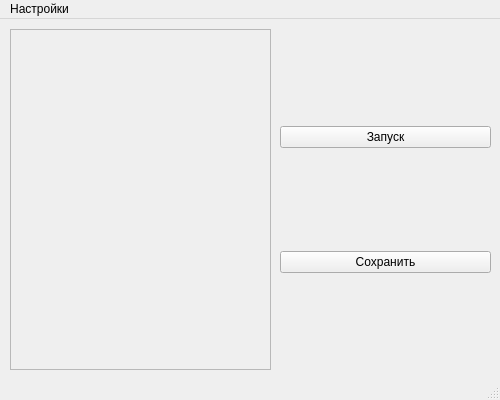
<?xml version="1.0" encoding="UTF-8"?>
<ui version="4.0">
 <class>MainWindow</class>
 <widget class="QMainWindow" name="MainWindow">
  <property name="windowModality">
   <enum>Qt::WindowModality::NonModal</enum>
  </property>
  <property name="geometry">
   <rect>
    <x>0</x>
    <y>0</y>
    <width>500</width>
    <height>400</height>
   </rect>
  </property>
  <property name="sizePolicy">
   <sizepolicy hsizetype="Fixed" vsizetype="Fixed">
    <horstretch>0</horstretch>
    <verstretch>0</verstretch>
   </sizepolicy>
  </property>
  <property name="minimumSize">
   <size>
    <width>500</width>
    <height>400</height>
   </size>
  </property>
  <property name="maximumSize">
   <size>
    <width>500</width>
    <height>400</height>
   </size>
  </property>
  <property name="windowTitle">
   <string>KS Intercept</string>
  </property>
  <widget class="QWidget" name="centralwidget">
   <widget class="QWidget" name="verticalLayoutWidget">
    <property name="geometry">
     <rect>
      <x>280</x>
      <y>10</y>
      <width>211</width>
      <height>341</height>
     </rect>
    </property>
    <layout class="QVBoxLayout" name="buttonsLayout">
     <item>
      <widget class="QPushButton" name="proxyButton">
       <property name="text">
        <string>Запуск</string>
       </property>
       <property name="autoDefault">
        <bool>false</bool>
       </property>
       <property name="default">
        <bool>false</bool>
       </property>
       <property name="flat">
        <bool>false</bool>
       </property>
      </widget>
     </item>
     <item>
      <widget class="QPushButton" name="saveButton">
       <property name="text">
        <string>Сохранить</string>
       </property>
      </widget>
     </item>
    </layout>
   </widget>
   <widget class="QFrame" name="frame">
    <property name="geometry">
     <rect>
      <x>10</x>
      <y>10</y>
      <width>261</width>
      <height>341</height>
     </rect>
    </property>
    <property name="frameShape">
     <enum>QFrame::Shape::StyledPanel</enum>
    </property>
    <property name="frameShadow">
     <enum>QFrame::Shadow::Raised</enum>
    </property>
    <widget class="QScrollArea" name="scrollArea">
     <property name="geometry">
      <rect>
       <x>0</x>
       <y>0</y>
       <width>261</width>
       <height>341</height>
      </rect>
     </property>
     <property name="widgetResizable">
      <bool>true</bool>
     </property>
     <widget class="QWidget" name="scrollAreaWidgetContents_2">
      <property name="geometry">
       <rect>
        <x>0</x>
        <y>0</y>
        <width>259</width>
        <height>339</height>
       </rect>
      </property>
     </widget>
    </widget>
   </widget>
  </widget>
  <widget class="QMenuBar" name="menubar">
   <property name="geometry">
    <rect>
     <x>0</x>
     <y>0</y>
     <width>500</width>
     <height>22</height>
    </rect>
   </property>
   <widget class="QMenu" name="menuSettings">
    <property name="title">
     <string>Настройки</string>
    </property>
   </widget>
   <addaction name="menuSettings"/>
  </widget>
  <widget class="QStatusBar" name="statusbar"/>
 </widget>
 <resources/>
 <connections/>
</ui>
